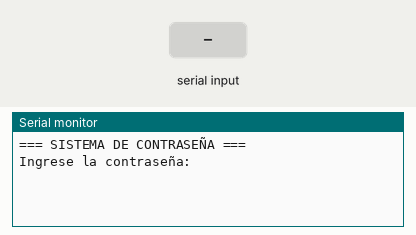
Bench run of a sketch on a simulated Arduino Uno, built for the host (arithmetic inside an expression is 32-bit, double 64-bit). Shown: the last lines printed to the serial monitor. The test bench sets the inputs (shaded band).

Above: at 0.8 s.
0.9 s: "1\n" received over Serial
At 1.7 s:
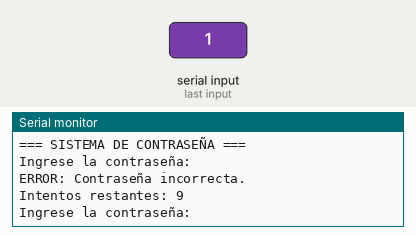
2.4 s: "0\n" received over Serial
At 2.8 s:
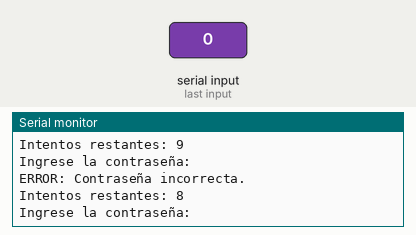
3.9 s: "2\n" received over Serial
At 5.2 s:
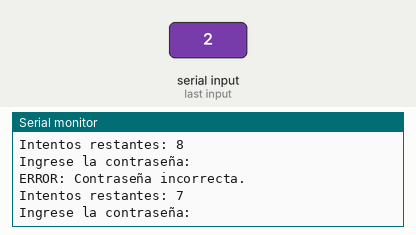

The sketch:

contrasenia.ino
```cpp
String contraseñaCorrecta = "ites26";
String contraseñaIngresada = "";

int intentos = 0;
const int maxIntentos = 10;

void setup() {

  Serial.begin(9600);

  Serial.println("=== SISTEMA DE CONTRASEÑA ===");

  while (intentos < maxIntentos) {

    Serial.println("\nIngrese la contraseña:");

    while (Serial.available() == 0) {

    }

    contraseñaIngresada = Serial.readStringUntil('\n');
    contraseñaIngresada.trim();

    if (contraseñaIngresada == contraseñaCorrecta) {

      Serial.println("Contraseña correcta. Acceso permitido.");
      break;

    } else {

      intentos++;

      Serial.println("ERROR: Contraseña incorrecta.");

      Serial.print("Intentos restantes: ");
      Serial.println(maxIntentos - intentos);
    }
  }

  if (intentos == maxIntentos) {
    Serial.println("\nAcceso bloqueado.");
  }
}

void loop() {

}
```

Measured:
- after the input at 0.9 s, the serial monitor: prints a new line at once (image 1)
- after the input at 2.4 s, the serial monitor: prints a new line at once (image 2)
- after the input at 3.9 s, the serial monitor: prints a new line at once (image 3)
